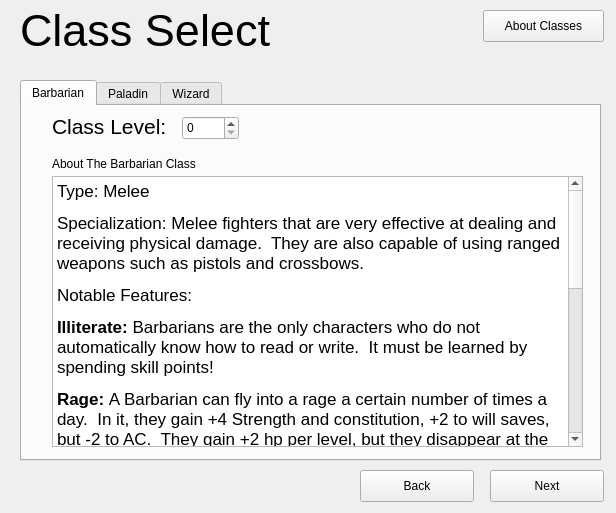
<?xml version="1.0" encoding="UTF-8"?>
<ui version="4.0">
 <class>ClassSelect</class>
 <widget class="QWidget" name="ClassSelect">
  <property name="geometry">
   <rect>
    <x>0</x>
    <y>0</y>
    <width>616</width>
    <height>513</height>
   </rect>
  </property>
  <property name="windowTitle">
   <string>Form</string>
  </property>
  <widget class="QLabel" name="lblTitle">
   <property name="geometry">
    <rect>
     <x>20</x>
     <y>10</y>
     <width>281</width>
     <height>41</height>
    </rect>
   </property>
   <property name="font">
    <font>
     <family>Arial</family>
     <pointsize>34</pointsize>
    </font>
   </property>
   <property name="text">
    <string>Class Select</string>
   </property>
  </widget>
  <widget class="QTabWidget" name="tabWidget">
   <property name="geometry">
    <rect>
     <x>20</x>
     <y>80</y>
     <width>581</width>
     <height>381</height>
    </rect>
   </property>
   <property name="currentIndex">
    <number>0</number>
   </property>
   <widget class="QWidget" name="tabBarbarian">
    <attribute name="title">
     <string>Barbarian</string>
    </attribute>
    <widget class="QSpinBox" name="spinBar">
     <property name="geometry">
      <rect>
       <x>160</x>
       <y>10</y>
       <width>57</width>
       <height>24</height>
      </rect>
     </property>
    </widget>
    <widget class="QLabel" name="lblBarLevel">
     <property name="geometry">
      <rect>
       <x>30</x>
       <y>10</y>
       <width>131</width>
       <height>21</height>
      </rect>
     </property>
     <property name="font">
      <font>
       <family>Arial</family>
       <pointsize>16</pointsize>
      </font>
     </property>
     <property name="text">
      <string>Class Level:</string>
     </property>
    </widget>
    <widget class="QTextBrowser" name="textBarbarian">
     <property name="geometry">
      <rect>
       <x>30</x>
       <y>70</y>
       <width>531</width>
       <height>271</height>
      </rect>
     </property>
     <property name="html">
      <string>&lt;!DOCTYPE HTML PUBLIC &quot;-//W3C//DTD HTML 4.0//EN&quot; &quot;http://www.w3.org/TR/REC-html40/strict.dtd&quot;&gt;
&lt;html&gt;&lt;head&gt;&lt;meta name=&quot;qrichtext&quot; content=&quot;1&quot; /&gt;&lt;style type=&quot;text/css&quot;&gt;
p, li { white-space: pre-wrap; }
&lt;/style&gt;&lt;/head&gt;&lt;body style=&quot; font-family:'Ubuntu'; font-size:9pt; font-weight:400; font-style:normal;&quot;&gt;
&lt;p style=&quot; margin-top:12px; margin-bottom:12px; margin-left:0px; margin-right:0px; -qt-block-indent:0; text-indent:0px;&quot;&gt;&lt;span style=&quot; font-family:'Lucida Grande'; font-size:13pt;&quot;&gt;Type: Melee &lt;/span&gt;&lt;/p&gt;
&lt;p style=&quot; margin-top:12px; margin-bottom:12px; margin-left:0px; margin-right:0px; -qt-block-indent:0; text-indent:0px;&quot;&gt;&lt;span style=&quot; font-family:'Lucida Grande'; font-size:13pt;&quot;&gt;Specialization: Melee fighters that are very effective at dealing and receiving physical damage.  They are also capable of using ranged weapons such as pistols and crossbows. &lt;/span&gt;&lt;/p&gt;
&lt;p style=&quot; margin-top:12px; margin-bottom:12px; margin-left:0px; margin-right:0px; -qt-block-indent:0; text-indent:0px;&quot;&gt;&lt;span style=&quot; font-family:'Lucida Grande'; font-size:13pt;&quot;&gt;Notable Features: &lt;/span&gt;&lt;/p&gt;
&lt;p style=&quot; margin-top:12px; margin-bottom:12px; margin-left:0px; margin-right:0px; -qt-block-indent:0; text-indent:0px;&quot;&gt;&lt;span style=&quot; font-family:'Lucida Grande'; font-size:13pt; font-weight:600;&quot;&gt;Illiterate: &lt;/span&gt;&lt;span style=&quot; font-family:'Lucida Grande'; font-size:13pt;&quot;&gt;Barbarians are the only characters who do not automatically know how to read or write.  It must be learned by spending skill points! &lt;/span&gt;&lt;/p&gt;
&lt;p style=&quot; margin-top:12px; margin-bottom:12px; margin-left:0px; margin-right:0px; -qt-block-indent:0; text-indent:0px;&quot;&gt;&lt;span style=&quot; font-family:'Lucida Grande'; font-size:13pt; font-weight:600;&quot;&gt;Rage: &lt;/span&gt;&lt;span style=&quot; font-family:'Lucida Grande'; font-size:13pt;&quot;&gt;A Barbarian can fly into a rage a certain number of times a day.  In it, they gain +4 Strength and constitution, +2 to will saves, but -2 to AC.  They gain +2 hp per level, but they disappear at the end of the rage.  Rage lasts for 3+ (new constitution modifier) turns, and can be activated once per day at level 1. Can only use Strength based skills, but any feat except magic feats.  Barbarians who are of a lawful alignment cannot use Rage. &lt;/span&gt;&lt;/p&gt;
&lt;p style=&quot; margin-top:12px; margin-bottom:12px; margin-left:0px; margin-right:0px; -qt-block-indent:0; text-indent:0px;&quot;&gt;&lt;span style=&quot; font-family:'Lucida Grande'; font-size:13pt;&quot;&gt;Alignments: It is recommended that Barbarians be a non-lawful alignment.  Lawful alignments restrict a Barbarians Rage ability. &lt;/span&gt;&lt;/p&gt;
&lt;p style=&quot; margin-top:12px; margin-bottom:12px; margin-left:0px; margin-right:0px; -qt-block-indent:0; text-indent:0px;&quot;&gt;&lt;span style=&quot; font-family:'Lucida Grande'; font-size:13pt;&quot;&gt;&lt;br /&gt;Suggested Feats for beginners: &lt;/span&gt;&lt;/p&gt;
&lt;p style=&quot; margin-top:12px; margin-bottom:12px; margin-left:0px; margin-right:0px; -qt-block-indent:0; text-indent:0px;&quot;&gt;&lt;span style=&quot; font-family:'Lucida Grande'; font-size:13pt;&quot;&gt;Melee: Weapon Specialization, Weapon Focus, Two Weapon Fighting, Greater Cleave, Endurance, Toughness. &lt;/span&gt;&lt;/p&gt;
&lt;p style=&quot; margin-top:12px; margin-bottom:12px; margin-left:0px; margin-right:0px; -qt-block-indent:0; text-indent:0px;&quot;&gt;&lt;span style=&quot; font-family:'Lucida Grande'; font-size:13pt;&quot;&gt;Ranged: Weapon Specialization, Point-blank-shot, Quick Draw, rapid reload, Endurance, Toughness. &lt;/span&gt;&lt;/p&gt;
&lt;p style=&quot; margin-top:12px; margin-bottom:12px; margin-left:0px; margin-right:0px; -qt-block-indent:0; text-indent:0px;&quot;&gt;&lt;span style=&quot; font-family:'Lucida Grande'; font-size:13pt;&quot;&gt;Armour Type: Best suited to light and medium armour.  &lt;/span&gt;&lt;/p&gt;
&lt;p style=&quot; margin-top:12px; margin-bottom:12px; margin-left:0px; margin-right:0px; -qt-block-indent:0; text-indent:0px;&quot;&gt;&lt;span style=&quot; font-family:'Lucida Grande'; font-size:13pt;&quot;&gt;Class Skills: Climb (strength), Handle Animal (Charisma), Intimidate (Charisma), Jump (Strength), Listen (Wisdom), Ride (Dexterity), Survival (Wisdom), Swim (str) &lt;/span&gt;&lt;/p&gt;&lt;/body&gt;&lt;/html&gt;</string>
     </property>
    </widget>
    <widget class="QLabel" name="lblBarAbout">
     <property name="geometry">
      <rect>
       <x>30</x>
       <y>50</y>
       <width>171</width>
       <height>16</height>
      </rect>
     </property>
     <property name="text">
      <string>About The Barbarian Class</string>
     </property>
    </widget>
   </widget>
   <widget class="QWidget" name="tabPaladin">
    <attribute name="title">
     <string>Paladin</string>
    </attribute>
    <widget class="QSpinBox" name="spinPal">
     <property name="geometry">
      <rect>
       <x>160</x>
       <y>10</y>
       <width>57</width>
       <height>24</height>
      </rect>
     </property>
    </widget>
    <widget class="QLabel" name="lblPalLevel">
     <property name="geometry">
      <rect>
       <x>30</x>
       <y>10</y>
       <width>121</width>
       <height>21</height>
      </rect>
     </property>
     <property name="font">
      <font>
       <family>Arial</family>
       <pointsize>16</pointsize>
      </font>
     </property>
     <property name="text">
      <string>Class Level:</string>
     </property>
    </widget>
    <widget class="QTextBrowser" name="textPaladin">
     <property name="geometry">
      <rect>
       <x>30</x>
       <y>70</y>
       <width>531</width>
       <height>271</height>
      </rect>
     </property>
     <property name="html">
      <string>&lt;!DOCTYPE HTML PUBLIC &quot;-//W3C//DTD HTML 4.0//EN&quot; &quot;http://www.w3.org/TR/REC-html40/strict.dtd&quot;&gt;
&lt;html&gt;&lt;head&gt;&lt;meta name=&quot;qrichtext&quot; content=&quot;1&quot; /&gt;&lt;style type=&quot;text/css&quot;&gt;
p, li { white-space: pre-wrap; }
&lt;/style&gt;&lt;/head&gt;&lt;body style=&quot; font-family:'Ubuntu'; font-size:9pt; font-weight:400; font-style:normal;&quot;&gt;
&lt;p style=&quot; margin-top:12px; margin-bottom:12px; margin-left:0px; margin-right:0px; -qt-block-indent:0; text-indent:0px;&quot;&gt;&lt;span style=&quot; font-family:'Lucida Grande'; font-size:13pt;&quot;&gt;Specialization: Paladins are demonstrations of good and leadership.  Paladins inspire and heal their party members, but are not suited to front-of-the-line combat themselves. &lt;/span&gt;&lt;/p&gt;
&lt;p style=&quot; margin-top:12px; margin-bottom:12px; margin-left:0px; margin-right:0px; -qt-block-indent:0; text-indent:0px;&quot;&gt;&lt;span style=&quot; font-family:'Lucida Grande'; font-size:13pt;&quot;&gt;Notable Features: &lt;/span&gt;&lt;/p&gt;
&lt;p style=&quot; margin-top:12px; margin-bottom:12px; margin-left:0px; margin-right:0px; -qt-block-indent:0; text-indent:0px;&quot;&gt;&lt;span style=&quot; font-family:'Lucida Grande'; font-size:13pt; font-weight:600;&quot;&gt;Smite Evil: &lt;/span&gt;&lt;span style=&quot; font-family:'Lucida Grande'; font-size:13pt;&quot;&gt; Once per day, the Paladin can smite evil with a normal melee attack, which deals additional damage to evil targets. &lt;/span&gt;&lt;/p&gt;
&lt;p style=&quot; margin-top:12px; margin-bottom:12px; margin-left:0px; margin-right:0px; -qt-block-indent:0; text-indent:0px;&quot;&gt;&lt;span style=&quot; font-family:'Lucida Grande'; font-size:13pt; font-weight:600;&quot;&gt;Divine Health: &lt;/span&gt;&lt;span style=&quot; font-family:'Lucida Grande'; font-size:13pt;&quot;&gt;At 3&lt;/span&gt;&lt;span style=&quot; font-family:'Lucida Grande'; font-size:13pt; vertical-align:super;&quot;&gt;rd&lt;/span&gt;&lt;span style=&quot; font-family:'Lucida Grande'; font-size:13pt;&quot;&gt; level, the Paladin can no longer be inflicted with any sort of disease, natural or otherwise. &lt;/span&gt;&lt;/p&gt;
&lt;p style=&quot; margin-top:12px; margin-bottom:12px; margin-left:0px; margin-right:0px; -qt-block-indent:0; text-indent:0px;&quot;&gt;&lt;span style=&quot; font-family:'Lucida Grande'; font-size:13pt; font-weight:600;&quot;&gt;Special Mount &lt;/span&gt;&lt;span style=&quot; font-family:'Lucida Grande'; font-size:13pt;&quot;&gt;At level 6, the Paladin gains an unusually intelligent, strong and loyal steed. It will help you in your quest for justice.  This mount should be suited to your race and environment. &lt;/span&gt;&lt;/p&gt;
&lt;p style=&quot; margin-top:12px; margin-bottom:12px; margin-left:0px; margin-right:0px; -qt-block-indent:0; text-indent:0px;&quot;&gt;&lt;span style=&quot; font-family:'Lucida Grande'; font-size:13pt; font-weight:600;&quot;&gt;Alignments&lt;/span&gt;&lt;span style=&quot; font-family:'Lucida Grande'; font-size:13pt;&quot;&gt;: Paladins must be lawful good. A Paladin who wilfully commits an evil act must atone for their actions lest they lose their Paladin abilities.   &lt;/span&gt;&lt;/p&gt;
&lt;p style=&quot; margin-top:12px; margin-bottom:12px; margin-left:0px; margin-right:0px; -qt-block-indent:0; text-indent:0px;&quot;&gt;&lt;span style=&quot; font-family:'Lucida Grande'; font-size:13pt;&quot;&gt;Suggested Feats for Beginners: &lt;/span&gt;&lt;/p&gt;
&lt;p style=&quot; margin-top:12px; margin-bottom:12px; margin-left:0px; margin-right:0px; -qt-block-indent:0; text-indent:0px;&quot;&gt;&lt;span style=&quot; font-family:'Lucida Grande'; font-size:13pt;&quot;&gt;Iron Will, Leadership, Endurance, Negotiator, Toughness, Leadership &lt;/span&gt;&lt;/p&gt;
&lt;p style=&quot; margin-top:12px; margin-bottom:12px; margin-left:0px; margin-right:0px; -qt-block-indent:0; text-indent:0px;&quot;&gt;&lt;span style=&quot; font-family:'Lucida Grande'; font-size:13pt;&quot;&gt;Armour Types: Can wear light, medium, or heavy armour.  Can use shields, but must specialize for Tower Shields. &lt;/span&gt;&lt;/p&gt;
&lt;p style=&quot; margin-top:12px; margin-bottom:12px; margin-left:0px; margin-right:0px; -qt-block-indent:0; text-indent:0px;&quot;&gt;&lt;span style=&quot; font-family:'Lucida Grande'; font-size:13pt;&quot;&gt;Class Skills: Concentration (Constitution), Craft (Intelligence), Diplomacy (Charisma), Handle Animal (Wisdom), Heal (Wisdom), Knowledge (nobility and royalty) (intelligence), Knowledge (religion) (intelligence), Profession (Wisdom), Ride (Dexterity), Sense Motive (Wisdom) &lt;/span&gt;&lt;/p&gt;&lt;/body&gt;&lt;/html&gt;</string>
     </property>
    </widget>
    <widget class="QLabel" name="lblPalAbout">
     <property name="geometry">
      <rect>
       <x>30</x>
       <y>50</y>
       <width>161</width>
       <height>16</height>
      </rect>
     </property>
     <property name="text">
      <string>About The Paladin Class</string>
     </property>
    </widget>
   </widget>
   <widget class="QWidget" name="tabWizard">
    <attribute name="title">
     <string>Wizard</string>
    </attribute>
    <widget class="QSpinBox" name="spinWiz">
     <property name="geometry">
      <rect>
       <x>160</x>
       <y>10</y>
       <width>57</width>
       <height>24</height>
      </rect>
     </property>
    </widget>
    <widget class="QLabel" name="lblWizLevel">
     <property name="geometry">
      <rect>
       <x>30</x>
       <y>10</y>
       <width>121</width>
       <height>21</height>
      </rect>
     </property>
     <property name="font">
      <font>
       <family>Arial</family>
       <pointsize>16</pointsize>
      </font>
     </property>
     <property name="text">
      <string>Class Level:</string>
     </property>
    </widget>
    <widget class="QTextBrowser" name="textWizard">
     <property name="geometry">
      <rect>
       <x>30</x>
       <y>70</y>
       <width>531</width>
       <height>271</height>
      </rect>
     </property>
     <property name="html">
      <string>&lt;!DOCTYPE HTML PUBLIC &quot;-//W3C//DTD HTML 4.0//EN&quot; &quot;http://www.w3.org/TR/REC-html40/strict.dtd&quot;&gt;
&lt;html&gt;&lt;head&gt;&lt;meta name=&quot;qrichtext&quot; content=&quot;1&quot; /&gt;&lt;style type=&quot;text/css&quot;&gt;
p, li { white-space: pre-wrap; }
&lt;/style&gt;&lt;/head&gt;&lt;body style=&quot; font-family:'Ubuntu'; font-size:9pt; font-weight:400; font-style:normal;&quot;&gt;
&lt;p style=&quot; margin-top:12px; margin-bottom:12px; margin-left:0px; margin-right:0px; -qt-block-indent:0; text-indent:0px;&quot;&gt;&lt;span style=&quot; font-family:'Lucida Grande'; font-size:13pt;&quot;&gt;Specialization: Wielding spells that display a proficiency in the arcane, Wizards are powerful casters that can wreak havoc from a distance. &lt;/span&gt;&lt;/p&gt;
&lt;p style=&quot; margin-top:12px; margin-bottom:12px; margin-left:0px; margin-right:0px; -qt-block-indent:0; text-indent:0px;&quot;&gt;&lt;span style=&quot; font-family:'Lucida Grande'; font-size:13pt;&quot;&gt;Notable Features: &lt;/span&gt;&lt;/p&gt;
&lt;p style=&quot; margin-top:12px; margin-bottom:12px; margin-left:0px; margin-right:0px; -qt-block-indent:0; text-indent:0px;&quot;&gt;&lt;span style=&quot; font-family:'Lucida Grande'; font-size:13pt; font-weight:600;&quot;&gt;Familiar: &lt;/span&gt;&lt;span style=&quot; font-family:'Lucida Grande'; font-size:13pt;&quot;&gt;Wizards can take on a familiar that grants the different bonuses based on the type of familiar taken.  The Wizard can take a bat, cat, hawk, lizard, owl, rat, raven, snake, toad, or weasel. &lt;/span&gt;&lt;/p&gt;
&lt;p style=&quot; margin-top:12px; margin-bottom:12px; margin-left:0px; margin-right:0px; -qt-block-indent:0; text-indent:0px;&quot;&gt;&lt;span style=&quot; font-family:'Lucida Grande'; font-size:13pt; font-weight:600;&quot;&gt;Specialization: &lt;/span&gt;&lt;span style=&quot; font-family:'Lucida Grande'; font-size:13pt;&quot;&gt;A school is a grouping of 8 spells that are combined based on a common theme.  A Wizard may specialize in one school of magic which allows them to prepare an additional spell per day and gain +2 spellcraft on those spells.  However, a wizard cannot learn spells from other schools if they choose to specialize. Specialization cannot change once taken.  These include: Abjuration, Conjuration, Divination, Enchantment, Evocation, Illusion, Necromancy, Transmutation.  A spell that does not fall into any of these schools is considered universal. &lt;/span&gt;&lt;/p&gt;
&lt;p style=&quot; margin-top:12px; margin-bottom:12px; margin-left:0px; margin-right:0px; -qt-block-indent:0; text-indent:0px;&quot;&gt;&lt;span style=&quot; font-family:'Lucida Grande'; font-size:13pt; font-weight:600;&quot;&gt;Spellbook: &lt;/span&gt;&lt;span style=&quot; font-family:'Lucida Grande'; font-size:13pt;&quot;&gt;A wizard must prepare spells each day by reading their spellbook.  The spellbook contains information on all the spells that are currently available to the wizard. &lt;/span&gt;&lt;/p&gt;
&lt;p style=&quot; margin-top:12px; margin-bottom:12px; margin-left:0px; margin-right:0px; -qt-block-indent:0; text-indent:0px;&quot;&gt;&lt;span style=&quot; font-family:'Lucida Grande'; font-size:13pt;&quot;&gt;Alignments: A wizard can fall into any area on the alignment spectrum. &lt;/span&gt;&lt;/p&gt;
&lt;p style=&quot; margin-top:12px; margin-bottom:12px; margin-left:0px; margin-right:0px; -qt-block-indent:0; text-indent:0px;&quot;&gt;&lt;span style=&quot; font-family:'Lucida Grande'; font-size:13pt;&quot;&gt;Suggested Feats for Beginners: Alertness, Combat Casting, Endurance, Extend Spell, Persuasive, Spell Penetration &lt;/span&gt;&lt;/p&gt;
&lt;p style=&quot; margin-top:12px; margin-bottom:12px; margin-left:0px; margin-right:0px; -qt-block-indent:0; text-indent:0px;&quot;&gt;&lt;span style=&quot; font-family:'Lucida Grande'; font-size:13pt;&quot;&gt;Armour types: Wizards do not specialize in any armour type.  Wearing armour hinders the Wizard’s movement, causing his or her spells to be less effective. &lt;/span&gt;&lt;/p&gt;
&lt;p style=&quot; margin-top:12px; margin-bottom:12px; margin-left:0px; margin-right:0px; -qt-block-indent:0; text-indent:0px;&quot;&gt;&lt;span style=&quot; font-family:'Lucida Grande'; font-size:13pt;&quot;&gt;Class Skills: Concentration (Constitution), Craft (Intellgience), Knowledge (all skills) (Intelligence), Profession (Wisdom), Spellcraft (Intelligence) &lt;/span&gt;&lt;/p&gt;&lt;/body&gt;&lt;/html&gt;</string>
     </property>
    </widget>
    <widget class="QLabel" name="lblWizAbout">
     <property name="geometry">
      <rect>
       <x>30</x>
       <y>50</y>
       <width>161</width>
       <height>16</height>
      </rect>
     </property>
     <property name="text">
      <string>About The Wizard Class</string>
     </property>
    </widget>
   </widget>
  </widget>
  <widget class="QPushButton" name="btnBack">
   <property name="geometry">
    <rect>
     <x>360</x>
     <y>470</y>
     <width>114</width>
     <height>32</height>
    </rect>
   </property>
   <property name="text">
    <string>Back</string>
   </property>
  </widget>
  <widget class="QPushButton" name="btnNext">
   <property name="geometry">
    <rect>
     <x>490</x>
     <y>470</y>
     <width>114</width>
     <height>32</height>
    </rect>
   </property>
   <property name="text">
    <string>Next</string>
   </property>
  </widget>
  <widget class="QPushButton" name="btnAboutClasses">
   <property name="geometry">
    <rect>
     <x>483</x>
     <y>10</y>
     <width>121</width>
     <height>32</height>
    </rect>
   </property>
   <property name="text">
    <string>About Classes</string>
   </property>
  </widget>
 </widget>
 <resources/>
 <connections/>
</ui>
